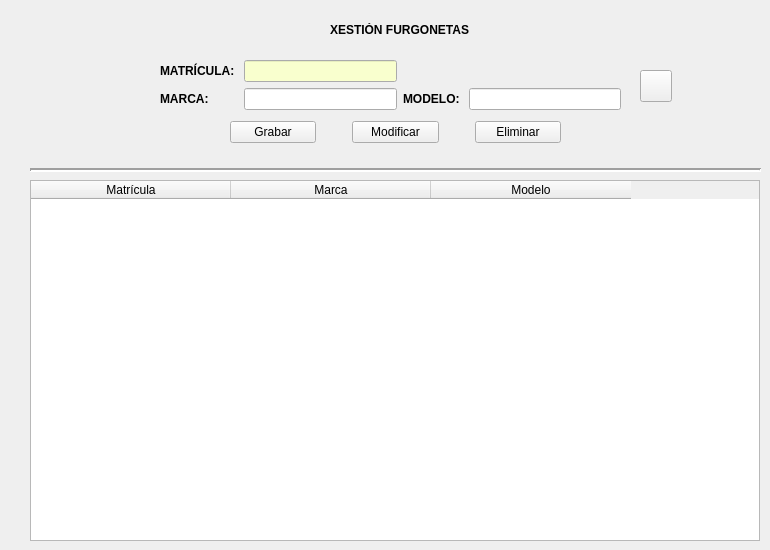
        <widget class="QWidget" name="furgonetas">
         <attribute name="title">
          <string>FURGONETAS</string>
         </attribute>
         <widget class="QLabel" name="lblXesfurgo">
          <property name="geometry">
           <rect>
            <x>330</x>
            <y>20</y>
            <width>141</width>
            <height>20</height>
           </rect>
          </property>
          <property name="text">
           <string>&lt;html&gt;&lt;head/&gt;&lt;body&gt;&lt;p&gt;&lt;span style=&quot; font-size:9pt; font-weight:600;&quot;&gt;XESTIÓN FURGONETAS&lt;/span&gt;&lt;/p&gt;&lt;/body&gt;&lt;/html&gt;</string>
          </property>
         </widget>
         <widget class="QTableWidget" name="tabFurgo">
          <property name="geometry">
           <rect>
            <x>30</x>
            <y>180</y>
            <width>730</width>
            <height>361</height>
           </rect>
          </property>
          <attribute name="horizontalHeaderDefaultSectionSize">
           <number>200</number>
          </attribute>
          <attribute name="verticalHeaderShowSortIndicator" stdset="0">
           <bool>true</bool>
          </attribute>
          <column>
           <property name="text">
            <string>Matrícula</string>
           </property>
           <property name="font">
            <font>
             <pointsize>9</pointsize>
             <weight>50</weight>
             <bold>false</bold>
            </font>
           </property>
          </column>
          <column>
           <property name="text">
            <string>Marca</string>
           </property>
           <property name="font">
            <font>
             <pointsize>9</pointsize>
             <weight>50</weight>
             <bold>false</bold>
            </font>
           </property>
          </column>
          <column>
           <property name="text">
            <string>Modelo</string>
           </property>
           <property name="font">
            <font>
             <pointsize>9</pointsize>
             <weight>50</weight>
             <bold>false</bold>
            </font>
           </property>
          </column>
         </widget>
         <widget class="QWidget" name="layoutWidget">
          <property name="geometry">
           <rect>
            <x>160</x>
            <y>60</y>
            <width>461</width>
            <height>52</height>
           </rect>
          </property>
          <layout class="QGridLayout" name="gridLayout_2">
           <item row="0" column="0">
            <widget class="QLabel" name="lblMatricula">
             <property name="font">
              <font>
               <weight>75</weight>
               <bold>true</bold>
              </font>
             </property>
             <property name="text">
              <string>MATRÍCULA: </string>
             </property>
            </widget>
           </item>
           <item row="0" column="1">
            <widget class="QLineEdit" name="txtMatricula">
             <property name="palette">
              <palette>
               <active>
                <colorrole role="Base">
                 <brush brushstyle="SolidPattern">
                  <color alpha="255">
                   <red>249</red>
                   <green>255</green>
                   <blue>206</blue>
                  </color>
                 </brush>
                </colorrole>
               </active>
               <inactive>
                <colorrole role="Base">
                 <brush brushstyle="SolidPattern">
                  <color alpha="255">
                   <red>249</red>
                   <green>255</green>
                   <blue>206</blue>
                  </color>
                 </brush>
                </colorrole>
               </inactive>
               <disabled>
                <colorrole role="Base">
                 <brush brushstyle="SolidPattern">
                  <color alpha="255">
                   <red>240</red>
                   <green>240</green>
                   <blue>240</blue>
                  </color>
                 </brush>
                </colorrole>
               </disabled>
              </palette>
             </property>
             <property name="autoFillBackground">
              <bool>false</bool>
             </property>
            </widget>
           </item>
           <item row="1" column="0">
            <widget class="QLabel" name="lblMarca">
             <property name="font">
              <font>
               <weight>75</weight>
               <bold>true</bold>
              </font>
             </property>
             <property name="text">
              <string>MARCA:</string>
             </property>
            </widget>
           </item>
           <item row="1" column="1">
            <widget class="QLineEdit" name="txtMarca"/>
           </item>
           <item row="1" column="2">
            <widget class="QLabel" name="lblModelo">
             <property name="font">
              <font>
               <weight>75</weight>
               <bold>true</bold>
              </font>
             </property>
             <property name="text">
              <string>MODELO: </string>
             </property>
            </widget>
           </item>
           <item row="1" column="3">
            <widget class="QLineEdit" name="txtModelo"/>
           </item>
          </layout>
         </widget>
         <widget class="QWidget" name="layoutWidget">
          <property name="geometry">
           <rect>
            <x>230</x>
            <y>120</y>
            <width>331</width>
            <height>25</height>
           </rect>
          </property>
          <layout class="QGridLayout" name="gridLayout_3">
           <item row="0" column="0">
            <widget class="QPushButton" name="btnGrabar">
             <property name="text">
              <string>Grabar</string>
             </property>
            </widget>
           </item>
           <item row="0" column="2">
            <widget class="QPushButton" name="btnModificar">
             <property name="text">
              <string>Modificar</string>
             </property>
            </widget>
           </item>
           <item row="0" column="4">
            <widget class="QPushButton" name="btnEliminar">
             <property name="text">
              <string>Eliminar</string>
             </property>
            </widget>
           </item>
           <item row="0" column="1">
            <spacer name="horizontalSpacer_3">
             <property name="orientation">
              <enum>Qt::Horizontal</enum>
             </property>
             <property name="sizeType">
              <enum>QSizePolicy::Fixed</enum>
             </property>
             <property name="sizeHint" stdset="0">
              <size>
               <width>30</width>
               <height>20</height>
              </size>
             </property>
            </spacer>
           </item>
           <item row="0" column="3">
            <spacer name="horizontalSpacer_4">
             <property name="orientation">
              <enum>Qt::Horizontal</enum>
             </property>
             <property name="sizeType">
              <enum>QSizePolicy::Fixed</enum>
             </property>
             <property name="sizeHint" stdset="0">
              <size>
               <width>30</width>
               <height>20</height>
              </size>
             </property>
            </spacer>
           </item>
          </layout>
         </widget>
         <widget class="Line" name="line">
          <property name="geometry">
           <rect>
            <x>30</x>
            <y>160</y>
            <width>731</width>
            <height>20</height>
           </rect>
          </property>
          <property name="lineWidth">
           <number>2</number>
          </property>
          <property name="orientation">
           <enum>Qt::Horizontal</enum>
          </property>
         </widget>
         <widget class="QPushButton" name="btnReload">
          <property name="geometry">
           <rect>
            <x>640</x>
            <y>70</y>
            <width>32</width>
            <height>32</height>
           </rect>
          </property>
          <property name="sizePolicy">
           <sizepolicy hsizetype="Fixed" vsizetype="Fixed">
            <horstretch>0</horstretch>
            <verstretch>0</verstretch>
           </sizepolicy>
          </property>
          <property name="autoFillBackground">
           <bool>false</bool>
          </property>
          <property name="text">
           <string/>
          </property>
          <property name="icon">
           <iconset>
            <normaloff>img/Reload2.png</normaloff>img/Reload2.png</iconset>
          </property>
          <property name="autoExclusive">
           <bool>false</bool>
          </property>
         </widget>
        </widget>
